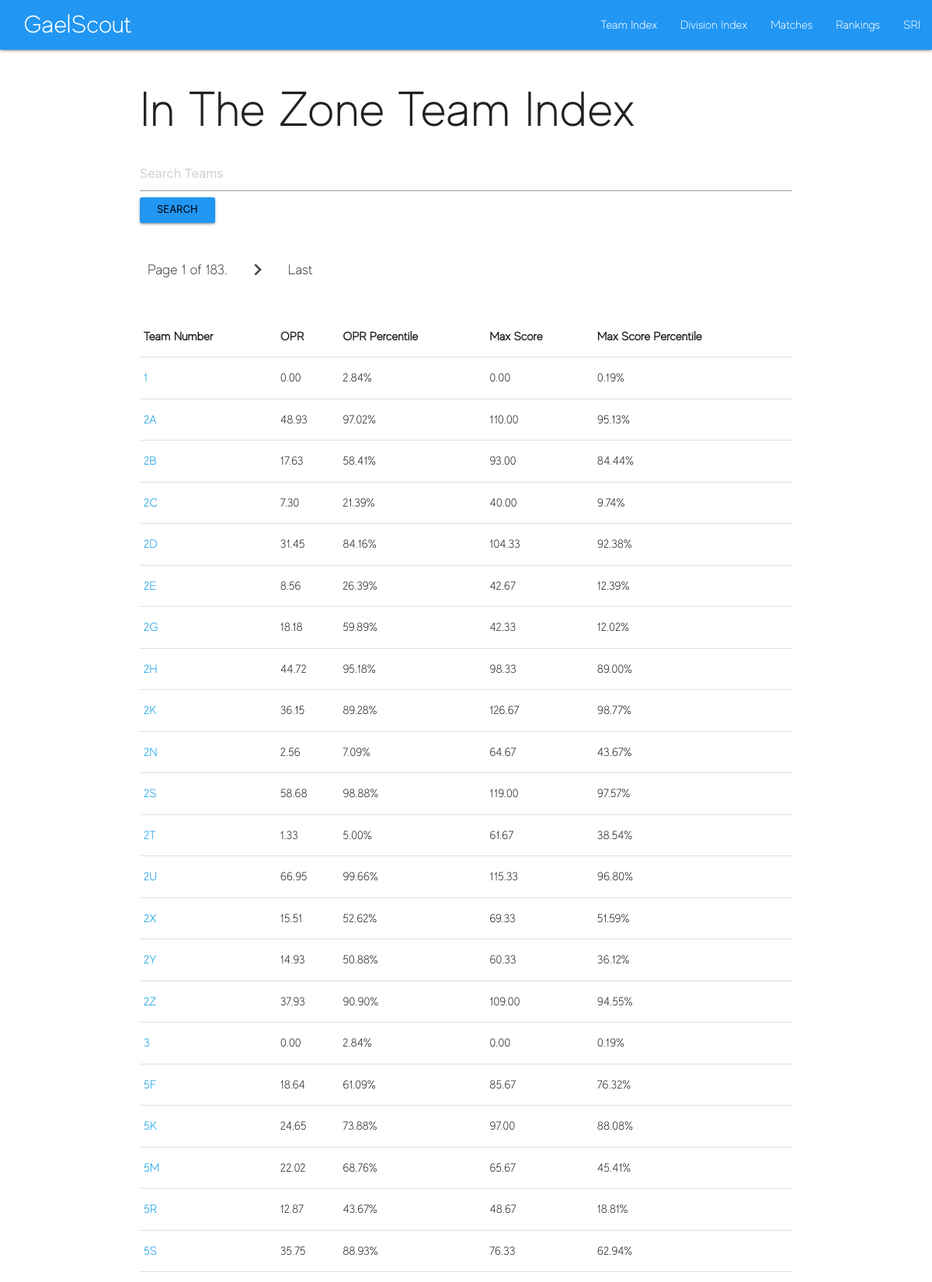
The page /teamindex/ (upper part) on the database its author committed.
### teamindex/models.py (models this page shows)
class Teams(models.Model):
    name = models.CharField(max_length=10,
                            blank=False,
                            unique=True)
    avg_opr = models.DecimalField(max_digits=5,
                                decimal_places=2)
    avg_mscore = models.DecimalField(max_digits=5,
                                decimal_places=2)
    opr_percentile = models.DecimalField(max_digits=5,
                                decimal_places=2)
    mscore_percentile = models.DecimalField(max_digits=5,
                                decimal_places=2)

### teamindex/views.py (the view)
# urls.py: path('teamindex/', views.teamindex, name='teamindex'),
def teamindex(request):
    teams = Teams.objects.all()
    paginator = Paginator(teams, 50) # Show 25 contacts per page
    page = request.GET.get('page')
    teams = paginator.get_page(page)
    query = request.GET.get("q")
    if query:
        teams = Teams.objects.filter(name__icontains=query)
    return render(request, 'teamindex.html', {'teams': teams})

### teamindex/templates/teamindex.html (shortened to what this page needs)
<!DOCTYPE html>
<html>
  <head>
    {% load static %}
	<link href='{% static "main.css" %}' rel="stylesheet" type="text/css">
    <link rel="stylesheet" href="https://cdnjs.cloudflare.com/ajax/libs/materialize/1.0.0-beta/css/materialize.min.css">
  </head>
  <body>
    {% include "html/nav.html" %}
    <div class="container" action=''>
            <h1>In The Zone Team Index</h1>
    <form method="GET" autocomplete="off">
        <input class="" type="text" name='q' placeholder="Search Teams"/>
        <input class="waves-effect waves-light btn-small blue" type="submit" value="Search"/>
    </form>
            <ul class="pagination">
            <li class="waves-effect"><a href="">Page {{ teams.number }} of {{ teams.paginator.num_pages }}.</a></li>
            {% if teams.has_next %}
                <li class="waves-effect"><a href="?page={{ teams.next_page_number }}"><i class="material-icons">chevron_right</i></a></li>
                <li><a href="?page={{ teams.paginator.num_pages }}">Last</a></li>
            {% endif %}
        </ul>
    <table class="highlight responsive-table">
        <tr>
            <th>Team Number</th>
            <th>OPR</th>
            <th>OPR Percentile</th>
            <th>Max Score</th>
            <th>Max Score Percentile</th>
        </tr>
        {% for team in teams %}
        <tr>
            <td><a href="{% url 'dashboard' team.name %}">{{ team.name }}</a></td>
            <td>{{ team.avg_opr }}</td>
            <td>{{ team.opr_percentile }}%</td>
            <td>{{ team.avg_mscore }}</td>
            <td>{{ team.mscore_percentile }}%</td>
        </tr>
            {% endfor %}
    </table>
</div>
  </body>
</html>

### static/main.css (style rules this page uses)
* { font-family: 'Evolve-Light'; }
.pagination li { margin: 2em auto; }

### rows shown on the page
Teams: name "1", avg_opr "0.00", opr_percentile "2.84", avg_mscore "0.00", mscore_percentile "0.19"
Teams: name "2A", avg_opr "48.93", opr_percentile "97.02", avg_mscore "110.00", mscore_percentile "95.13"
Teams: name "2B", avg_opr "17.63", opr_percentile "58.41", avg_mscore "93.00", mscore_percentile "84.44"
Teams: name "2C", avg_opr "7.30", opr_percentile "21.39", avg_mscore "40.00", mscore_percentile "9.74"
Teams: name "2D", avg_opr "31.45", opr_percentile "84.16", avg_mscore "104.33", mscore_percentile "92.38"
Teams: name "2E", avg_opr "8.56", opr_percentile "26.39", avg_mscore "42.67", mscore_percentile "12.39"
Teams: name "2G", avg_opr "18.18", opr_percentile "59.89", avg_mscore "42.33", mscore_percentile "12.02"
Teams: name "2H", avg_opr "44.72", opr_percentile "95.18", avg_mscore "98.33", mscore_percentile "89.00"
Teams: name "2K", avg_opr "36.15", opr_percentile "89.28", avg_mscore "126.67", mscore_percentile "98.77"
Teams: name "2N", avg_opr "2.56", opr_percentile "7.09", avg_mscore "64.67", mscore_percentile "43.67"
Teams: name "2S", avg_opr "58.68", opr_percentile "98.88", avg_mscore "119.00", mscore_percentile "97.57"
Teams: name "2T", avg_opr "1.33", opr_percentile "5.00", avg_mscore "61.67", mscore_percentile "38.54"
Teams: name "2U", avg_opr "66.95", opr_percentile "99.66", avg_mscore "115.33", mscore_percentile "96.80"
Teams: name "2X", avg_opr "15.51", opr_percentile "52.62", avg_mscore "69.33", mscore_percentile "51.59"
Teams: name "2Y", avg_opr "14.93", opr_percentile "50.88", avg_mscore "60.33", mscore_percentile "36.12"
Teams: name "2Z", avg_opr "37.93", opr_percentile "90.90", avg_mscore "109.00", mscore_percentile "94.55"
Teams: name "3", avg_opr "0.00", opr_percentile "2.84", avg_mscore "0.00", mscore_percentile "0.19"
Teams: name "5F", avg_opr "18.64", opr_percentile "61.09", avg_mscore "85.67", mscore_percentile "76.32"
Teams: name "5K", avg_opr "24.65", opr_percentile "73.88", avg_mscore "97.00", mscore_percentile "88.08"
Teams: name "5M", avg_opr "22.02", opr_percentile "68.76", avg_mscore "65.67", mscore_percentile "45.41"
Teams: name "5R", avg_opr "12.87", opr_percentile "43.67", avg_mscore "48.67", mscore_percentile "18.81"
Teams: name "5S", avg_opr "35.75", opr_percentile "88.93", avg_mscore "76.33", mscore_percentile "62.94"

### other values the page prints
{{ teams.number }} "1"
{{ teams.paginator.num_pages }} "183"
